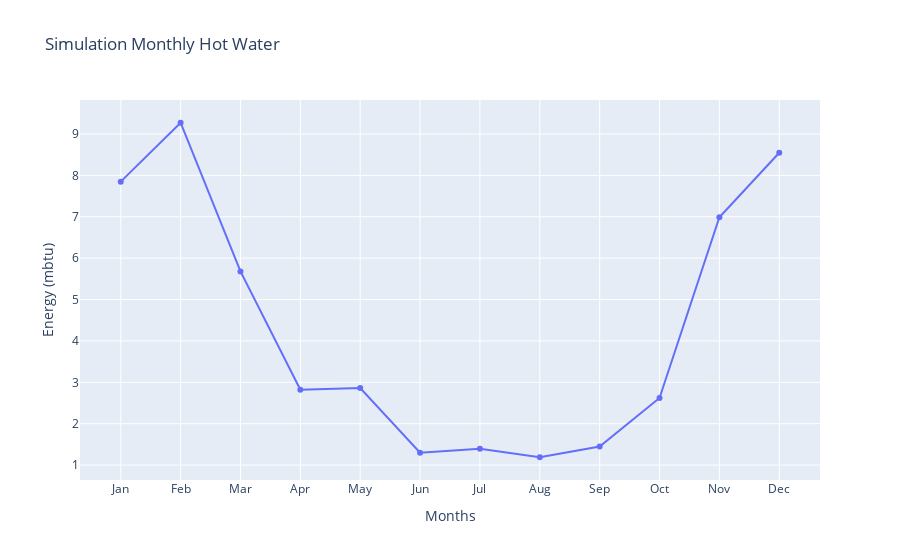

The notebook cell this image was saved under:
### Code cell
kwh_mbtu = 3.412/1000 # 1 kwh = 3.412141 Mbtu;
months = facility_heating_monthly.datetime_strings

fig = go.Figure()
fig.add_trace(go.Scatter(x=months, 
    y=np.array(facility_heating_monthly.values)*kwh_mbtu, 
    mode='lines+markers',
    name="Historical Data"))

fig.update_layout(
    title="Simulation Monthly Hot Water",
    xaxis_title="Months",
    yaxis_title="Energy (mbtu)",
)
fig.show()

### Figure 1 — Plotly figure (JSON) as saved in the notebook; plotly's stock layout.template omitted (floating-point values rounded to 4 significant figures)
{"data": [{"mode": "lines+markers", "name": "Historical Data", "type": "scatter", "x": ["Jan", "Feb", "Mar", "Apr", "May", "Jun", "Jul", "Aug", "Sep", "Oct", "Nov", "Dec"], "y": [7.849, 9.272, 5.679, 2.819, 2.86, 1.3, 1.394, 1.189, 1.447, 2.621, 6.989, 8.548]}], "layout": {"title": {"text": "Simulation Monthly Hot Water"}, "xaxis": {"title": {"text": "Months"}}, "yaxis": {"title": {"text": "Energy (mbtu)"}}}}
